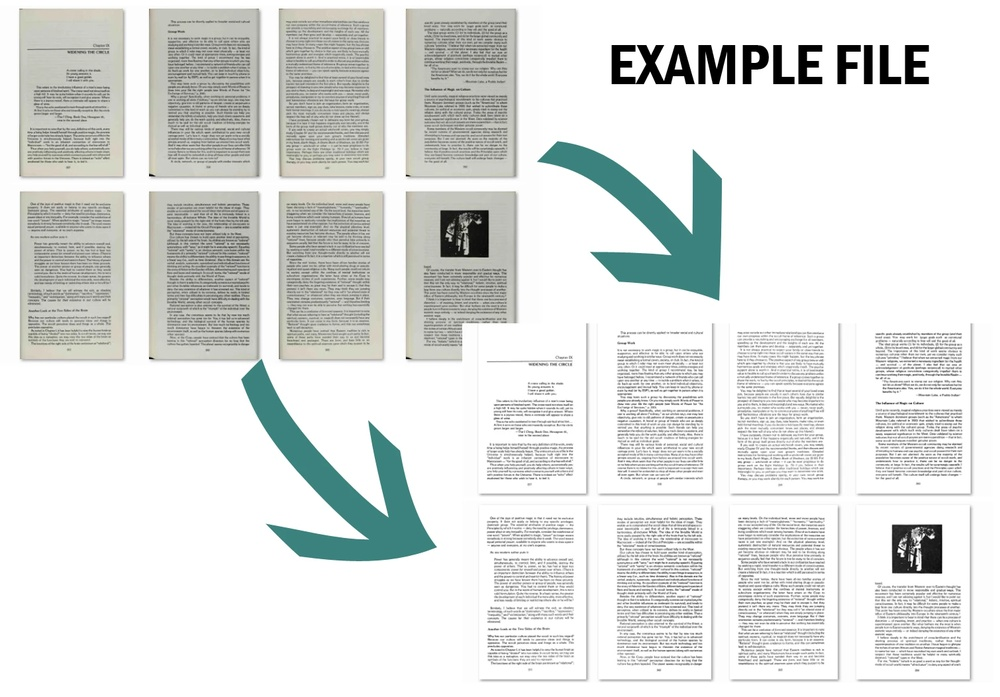
#> input picture agents/intake_agent/tests/image_processing/samples/clean_document.jpg, 1000 x 697 px, shrunk from 1510 x 1052 before the run
$ python -i contrast.py   (imports and definitions only)
#> lines starting #> are read from the running program, lines starting #| are printed output that depends on the picture
#> further down, picture is the input picture: shape (697, 1000, 3); mean B, G, R 224.4, 226.2, 223.6
import cv2
import numpy as np


def enhance_contrast(image: np.ndarray) -> np.ndarray:
    lab = cv2.cvtColor(image, cv2.COLOR_BGR2LAB)
#> lab: shape (697, 1000, 3); mean of channels 0, 1, 2 227.9, 126.9, 128.7
    l, a, b = cv2.split(lab)  # noqa: E741
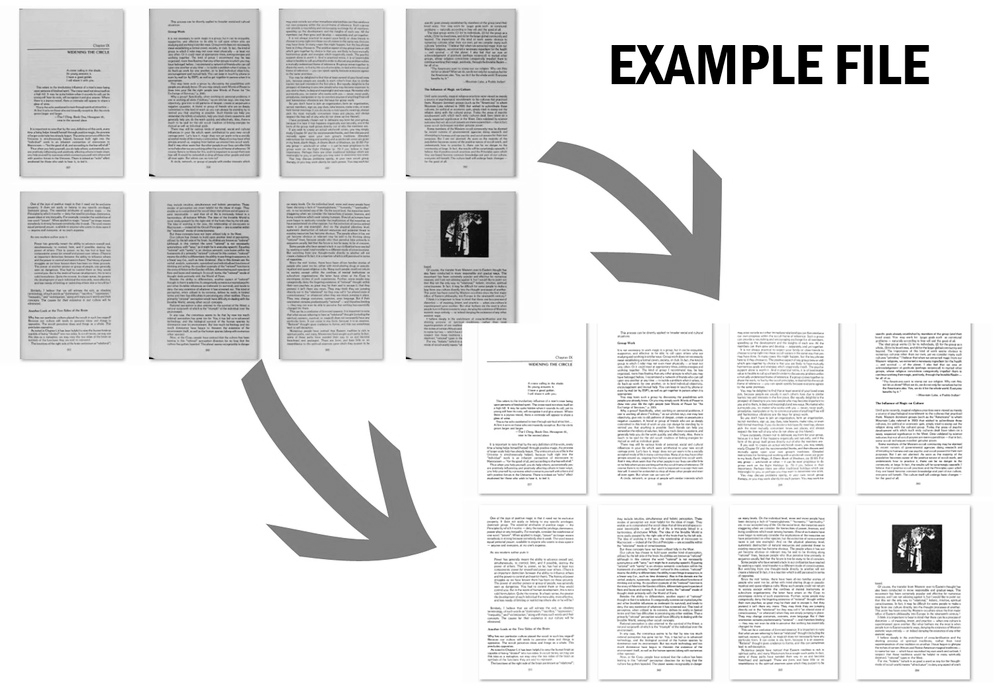
#> l: shape (697, 1000); min 0, max 255, mean 227.9
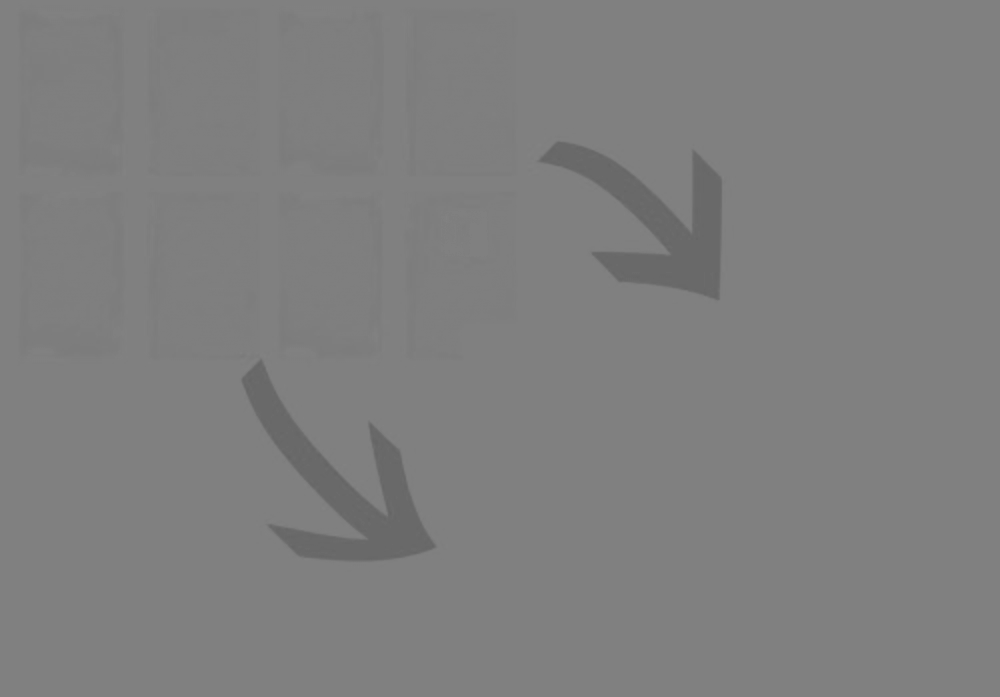
#> a: shape (697, 1000); min 100, max 131, mean 126.9

    clahe = cv2.createCLAHE(clipLimit=2.0, tileGridSize=(8, 8))
    enhanced_l = clahe.apply(l)
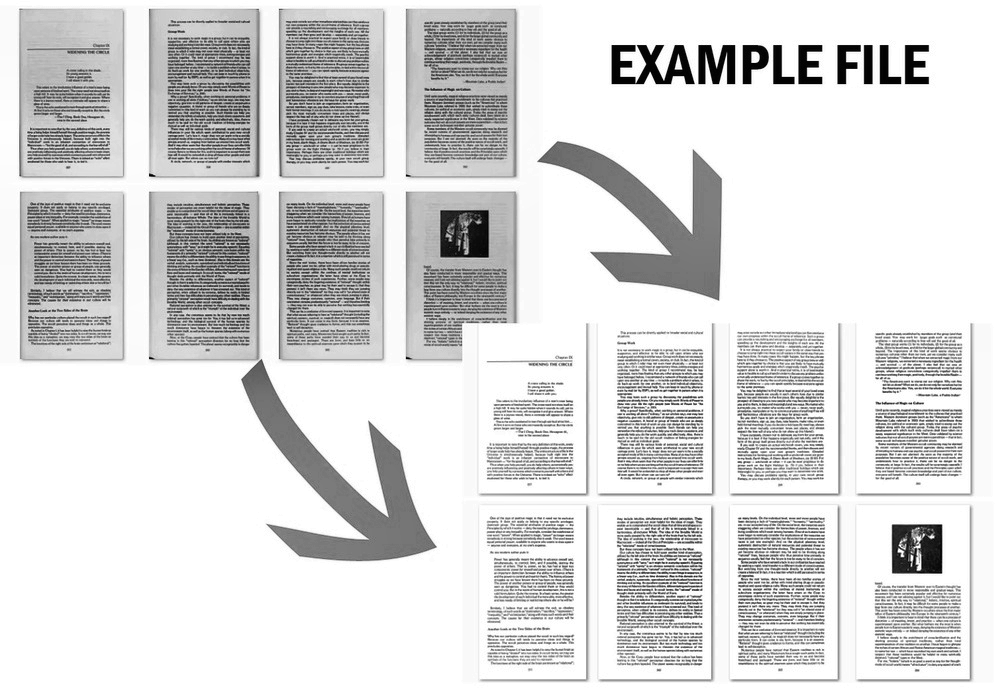
#> enhanced_l: shape (697, 1000); min 0, max 255, mean 218.5

    merged = cv2.merge((enhanced_l, a, b))
#> merged: shape (697, 1000, 3); mean of channels 0, 1, 2 218.5, 126.9, 128.7
    return cv2.cvtColor(merged, cv2.COLOR_LAB2BGR)
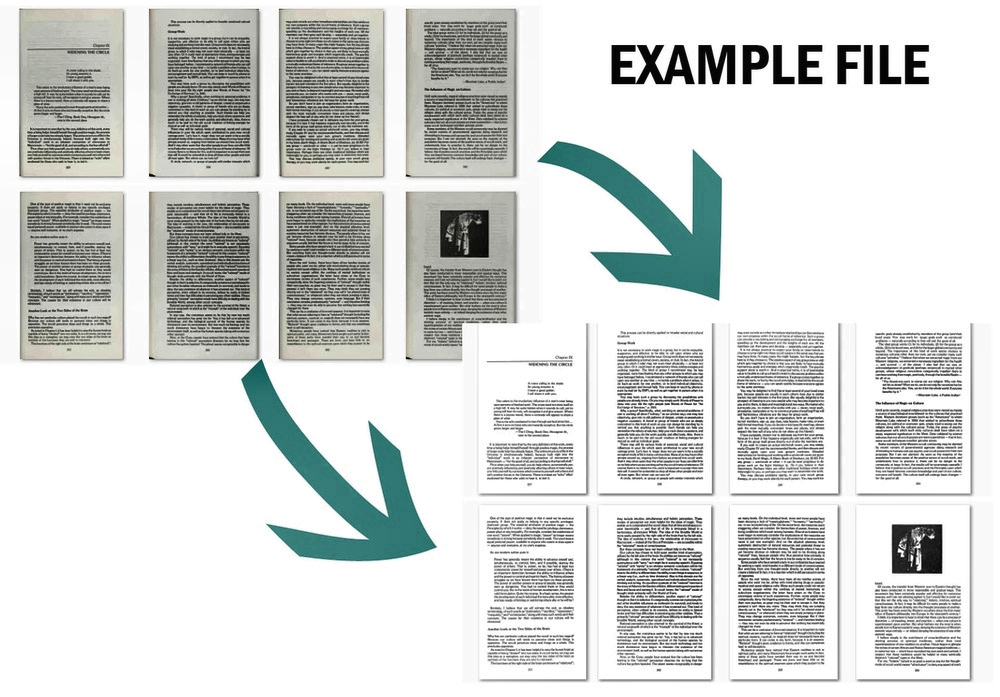
#> returned value: shape (697, 1000, 3); mean B, G, R 214.8, 216.5, 214

>>> import cv2
>>> picture = cv2.imread('../../../tests/image_processing/samples/clean_document.jpg')
>>> result = enhance_contrast(picture)

$ run again, on agents/intake_agent/tests/image_processing/samples/dark_image.jpg
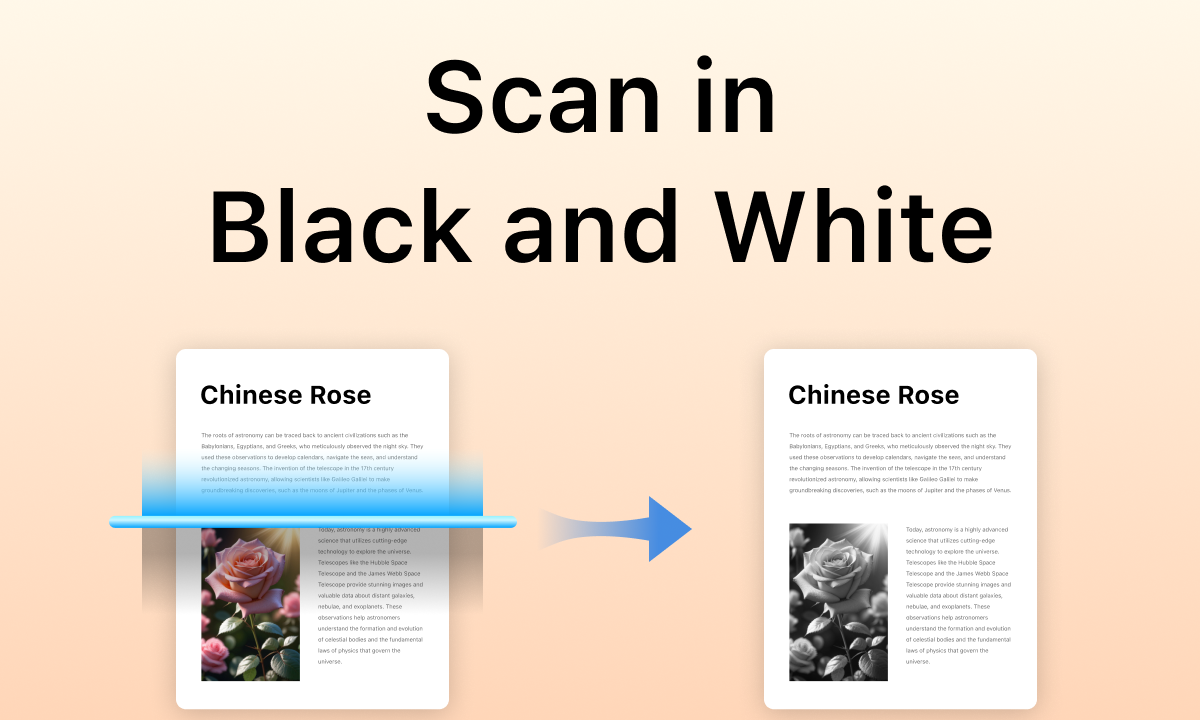
#> input picture agents/intake_agent/tests/image_processing/samples/dark_image.jpg, 1200 x 720 px
#> picture is the input picture: shape (720, 1200, 3); mean B, G, R 205.4, 219.6, 233.8
#> lab: shape (720, 1200, 3); mean of channels 0, 1, 2 224.4, 130.9, 136.9
#> in enhance_contrast, `l, a, b = cv2.split(lab)`:
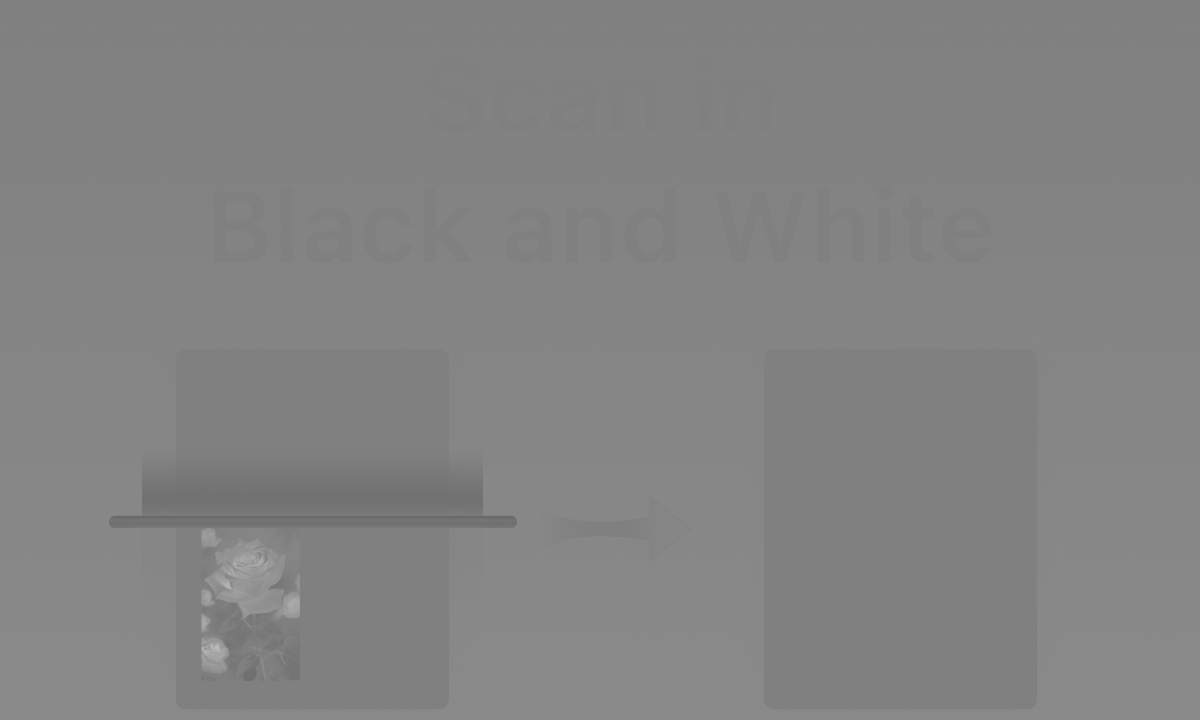
#> a: shape (720, 1200); min 105, max 189, mean 130.9
#> merged: shape (720, 1200, 3); mean of channels 0, 1, 2 219.7, 130.9, 136.9
#> in enhance_contrast, `return cv2.cvtColor(merged, cv2.COLOR_LAB2BGR)`:
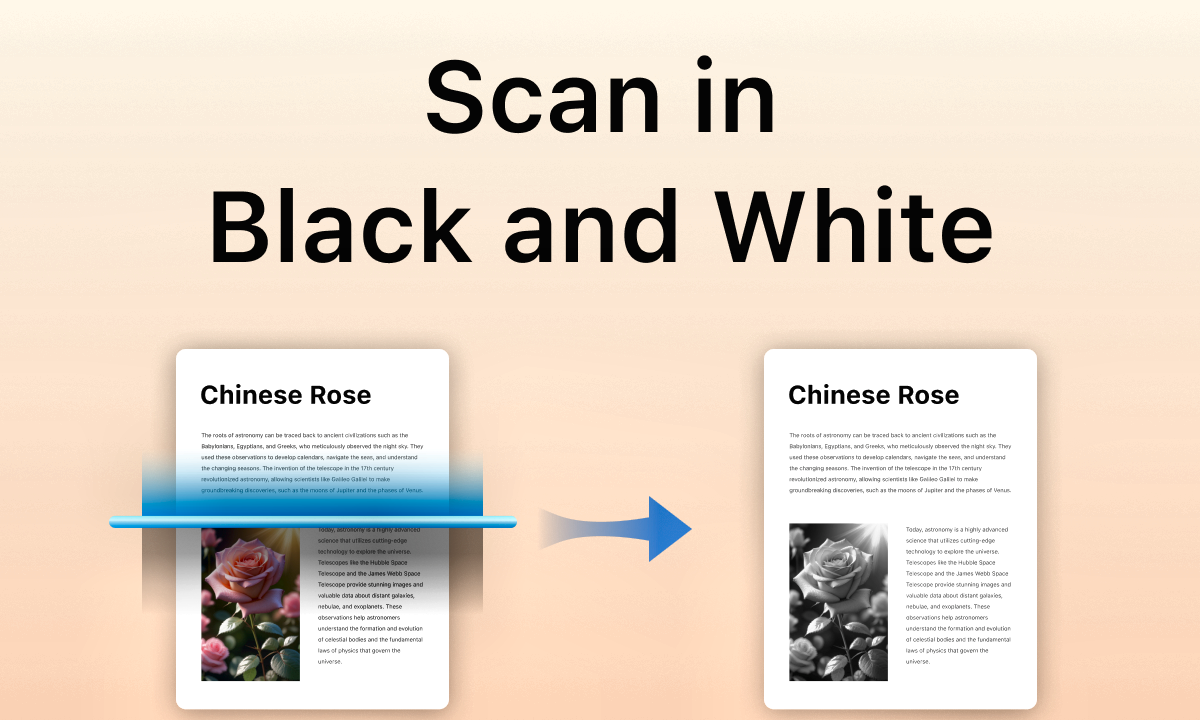
#> returned value: shape (720, 1200, 3); mean B, G, R 200.5, 214.8, 228.8

$ run again, on agents/intake_agent/tests/image_processing/samples/skewed_dl.jpg
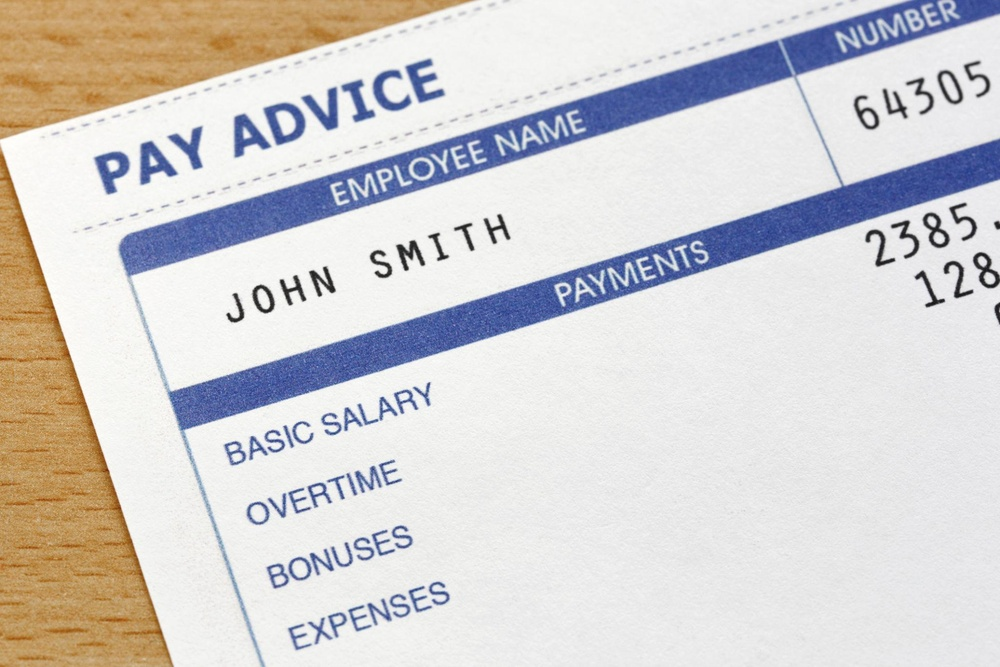
#> input picture agents/intake_agent/tests/image_processing/samples/skewed_dl.jpg, 1000 x 667 px, shrunk from 2048 x 1366 before the run
#> picture is the input picture: shape (667, 1000, 3); mean B, G, R 208.1, 208.3, 211.1
#> lab: shape (667, 1000, 3); mean of channels 0, 1, 2 213.1, 130.3, 128.4
#> in enhance_contrast, `l, a, b = cv2.split(lab)`:
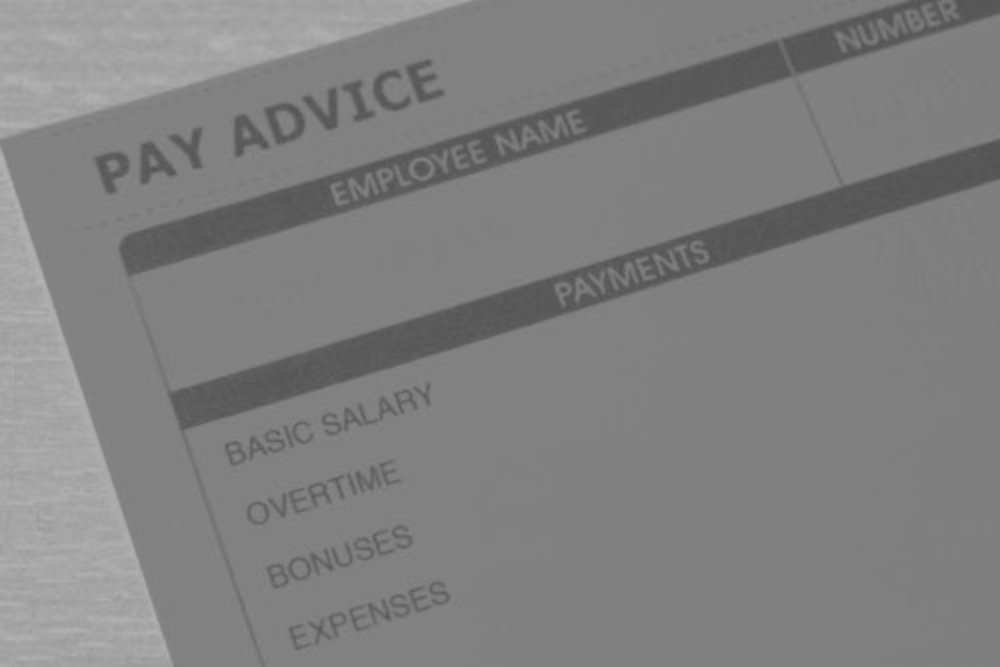
#> b: shape (667, 1000); min 82, max 179, mean 128.4
#> merged: shape (667, 1000, 3); mean of channels 0, 1, 2 203.4, 130.3, 128.4
#> in enhance_contrast, `return cv2.cvtColor(merged, cv2.COLOR_LAB2BGR)`:
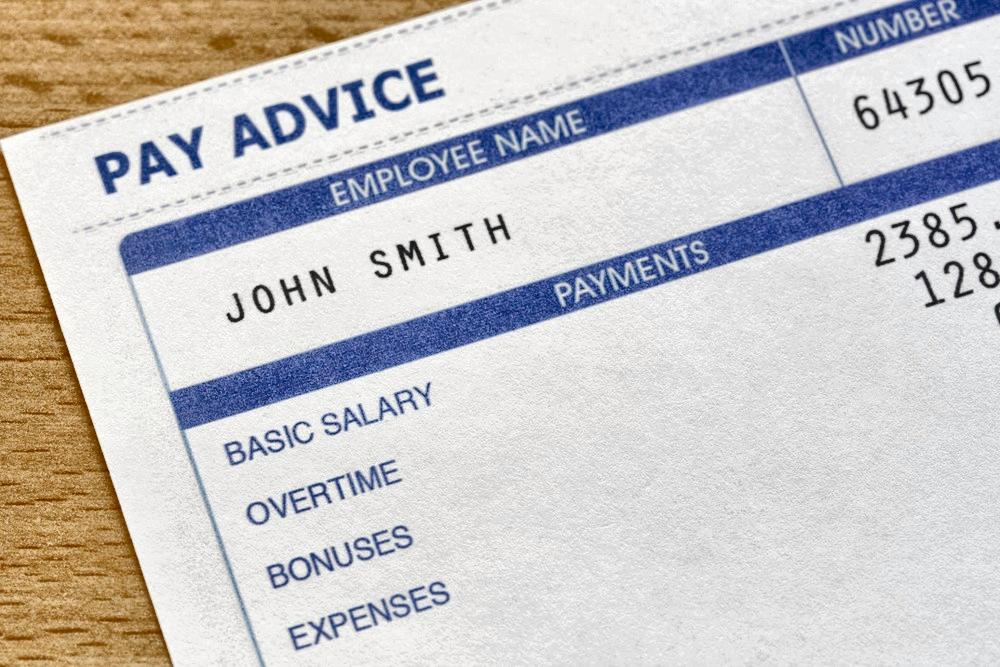
#> returned value: shape (667, 1000, 3); mean B, G, R 197.9, 198.2, 200.6
